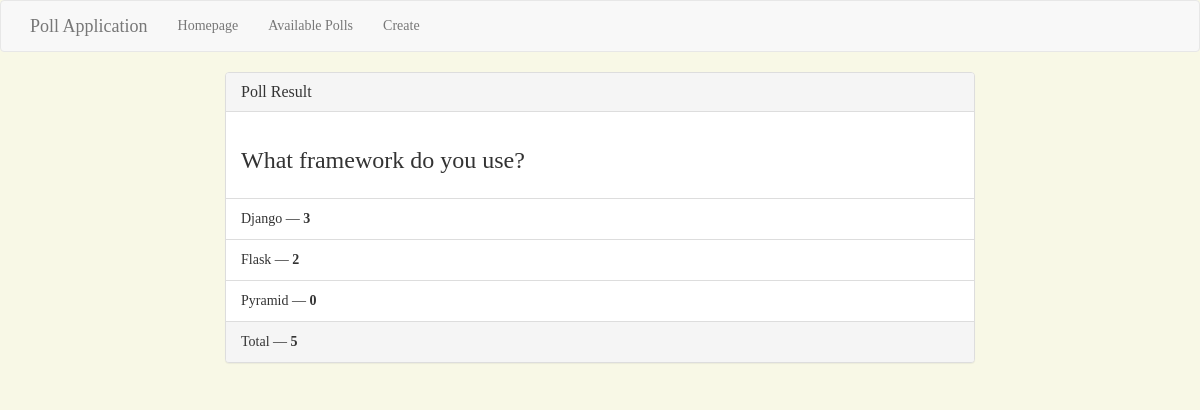
Page /poll/results/1/ on the committed database.
### poll_app/models.py (models this page shows)
class Poll(models.Model):
  question = models.TextField()
  option_one = models.CharField(max_length=30)
  option_two = models.CharField(max_length=30)
  option_three = models.CharField(max_length=30)
  option_one_count = models.IntegerField(default=0)
  option_two_count = models.IntegerField(default=0)
  option_three_count = models.IntegerField(default=0)
  def total(self):
    return self.option_one_count + self.option_two_count + self.option_three_count

### poll_app/views.py (the view)
# urls.py: path('results/<poll_id>/', views.results, name= 'results')
def results(request, poll_id):
  poll = Poll.objects.get(pk= poll_id)
  context = {
    'poll': poll
  }
  return render(request, 'poll_app/results.html', context)

### poll_app/templates/poll_app/results.html (shortened to what this page needs)
{% extends "poll_app/base.html" %}
{% block main %}
<div class="row">
    <div class="col-lg-8 col-lg-offset-2">
        <div class="panel panel-default">
            <div class="panel-heading">
                <h3 class="panel-title">Poll Result</h3>
            </div>
            <div class="panel-body">
                <h3>{{ poll.question }}</h3>
            </div>
            <ul class="list-group">
                <li class="list-group-item">{{ poll.option_one }} &mdash; <strong>{{ poll.option_one_count }}</strong></li>
                <li class="list-group-item">{{ poll.option_two }} &mdash; <strong>{{ poll.option_two_count }}</strong></li>
                <li class="list-group-item">{{ poll.option_three }} &mdash; <strong>{{ poll.option_three_count }}</strong></li>
            </ul>
            <div class="panel-footer">
                Total &mdash; <strong>{{ poll.total }}</strong>
            </div>
        </div>
    </div>
</div>
{% endblock %}

### menufront/static/menufront/css/style.css (style rules this page uses)
* { margin: 0; padding: 0; font-family: "Hubballi", cursive; }
body { background-color: #f8f8e6; }

### rows in the picture
Poll: question "What framework do you use?", option_one "Django", option_one_count "3", option_two "Flask", option_two_count "2", option_three "Pyramid", option_three_count "0", total "5"
